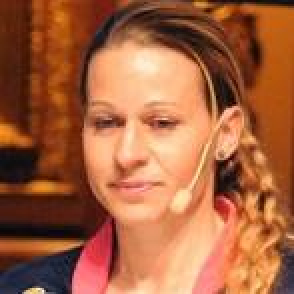
#> input picture model training/data/female/female_000005.jpg, 147 x 147 px (shown 2 times larger); its folder holds only this picture in this run
$ jupyter execute 'Image Croping.ipynb'   (shell and % lines are left out)
#> lines starting #> are read from the running program, lines starting #| are printed output that depends on the picture; after the words box and inside, x2 and y2 are one past the last pixel; in counts of white or black regions, pixels touching at a corner belong together
[cell 1]
import numpy as np
import cv2
import matplotlib.pyplot as plt

[cell 2]
from glob import glob

[cell 3]
femalepath = glob('./data/female/*.jpg')
malepath = glob('./data/male/*.jpg')

[cell 4]
len(femalepath), len(malepath)

[cell 5]
path = femalepath[0]
img = cv2.imread(path)
#> img is the input picture: shape (147, 147, 3); mean B, G, R 62.5, 97.4, 165.3

[cell 6]
plt.imshow(img)
plt.show()

[cell 7]
gray = cv2.cvtColor(img,cv2.COLOR_BGR2GRAY)
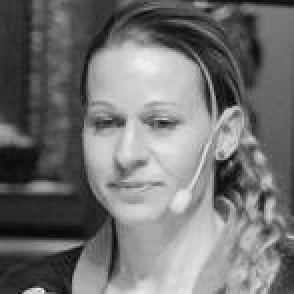
#> gray: shape (147, 147) (shown 2 times larger); min 7, max 244, mean 113.7
gray.shape
#> Out = (147, 147)

[cell 8]
plt.imshow(gray,cmap='gray')

[cell 9]
# load haar cascade classifier
haar = cv2.CascadeClassifier('./model/haarcascade_frontalface_default.xml')

[cell 10]
faces = haar.detectMultiScale(gray,1.5,5)
#> faces = [[29, 30, 81, 81]]
print(faces)
#| [[29 30 81 81]]

[cell 11]
for x,y,w,h in faces:
    cv2.rectangle(img,(x,y),(x+w,y+h),(0,255,0),2)
#> this loop made 1 pass
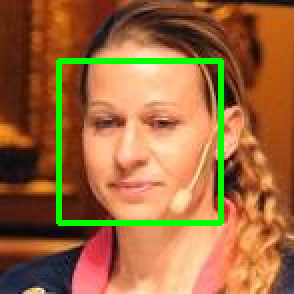
#> img: shape (147, 147, 3) (shown 2 times larger); 4.48% of pixels changed, all inside (x1, y1, x2, y2) = (28, 29, 112, 113)
plt.imshow(img)

[cell 12]
crop_img = img[y:y+h,x:x+h]
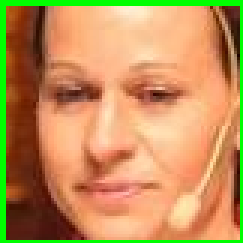
#> crop_img: shape (81, 81, 3) (shown 3 times larger); mean B, G, R 89.4, 145.5, 192.6

[cell 13]
plt.imshow(crop_img)

[cell 14]
cv2.imwrite('f_01.png',crop_img)
#> Out = True

[cell 15]
def extract_images(path,gender,i):
#> called with path = './data/female/female_000005.jpg', gender = 'female', i = 1
    img = cv2.imread(path)
    gray = cv2.cvtColor(img,cv2.COLOR_BGR2GRAY)
    faces = haar.detectMultiScale(gray,1.5,5)
#> faces = [[29, 30, 81, 81]]
    for x,y,w,h in faces:
        roi = img[y:y+h,x:x+w]
        if gender == 'male':
            cv2.imwrite('./data/crop/male_crop/{}_{}.png'.format(gender,i),roi)
        else:
            cv2.imwrite('./data/crop/female_crop/{}_{}.png'.format(gender,i),roi)
#> this loop made 1 pass
#> pass 1, in extract_images, `roi = img[y:y+h,x:x+w]`:
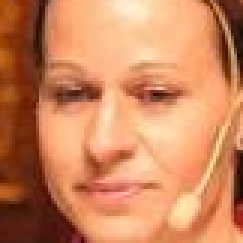
#> roi: shape (81, 81, 3) (shown 3 times larger); mean B, G, R 93.7, 134, 204.6

[cell 16]
extract_images(femalepath[0],'female',1)

[cell 17]
for i,path in enumerate(femalepath):
    try:
        extract_images(path,'female',i)
#> the loop in extract_images (call 2), `for x,y,w,h in faces:` made 1 pass

$ run again, on model training/data/female/female_000376.jpg
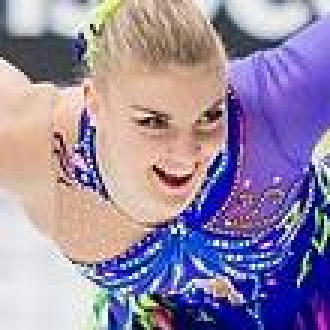
#> input picture model training/data/female/female_000376.jpg, 110 x 110 px (shown 3 times larger)
#> img is the input picture: shape (110, 110, 3); mean B, G, R 165.4, 136.1, 151
#> `gray = cv2.cvtColor(img,cv2.COLOR_BGR2GRAY)`:
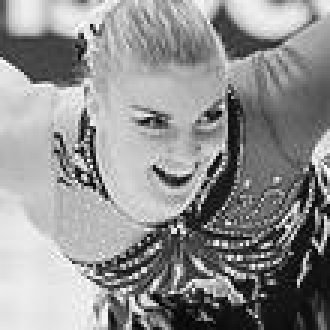
#> gray: shape (110, 110) (shown 3 times larger); min 1, max 254, mean 143.9
#> `faces = haar.detectMultiScale(gray,1.5,5)`: faces = [[32, 20, 54, 54]]
#| [[32 20 54 54]]
#> the loop `for x,y,w,h in faces:` made 1 pass
#> `cv2.imwrite('f_01.png',crop_img)`: Out = True
#> in extract_images, `faces = haar.detectMultiScale(gray,1.5,5)`: faces = [[32, 20, 54, 54]]
#> the loop in extract_images, `for x,y,w,h in faces:` made 1 pass
#> pass 1, in extract_images, `roi = img[y:y+h,x:x+w]`:
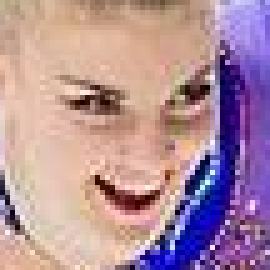
#> roi: shape (54, 54, 3) (shown 5 times larger); mean B, G, R 154.7, 142.6, 177.1
#> the loop in extract_images (call 2), `for x,y,w,h in faces:` made 1 pass

$ run again, on model training/data/female/female_000507.jpg
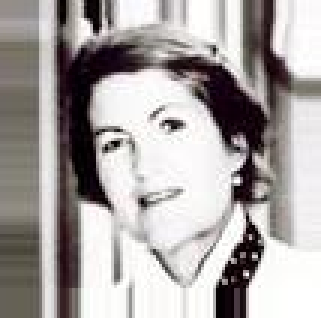
#> input picture model training/data/female/female_000507.jpg, 107 x 106 px (shown 3 times larger)
#> img is the input picture: shape (106, 107, 3); mean B, G, R 163.9, 165, 169.9
#> `faces = haar.detectMultiScale(gray,1.5,5)`: faces = [[22, 24, 54, 54]]
#| [[22 24 54 54]]
#> the loop `for x,y,w,h in faces:` made 1 pass
#> after the loop `for x,y,w,h in faces:`:
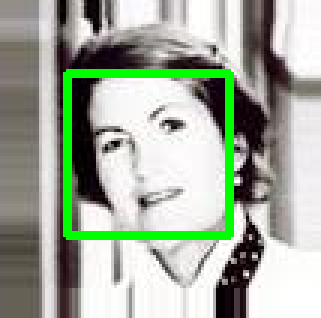
#> img: shape (106, 107, 3) (shown 3 times larger); 5.68% of pixels changed, all inside (x1, y1, x2, y2) = (21, 23, 78, 80)
#> `cv2.imwrite('f_01.png',crop_img)`: Out = True
#> in extract_images, `faces = haar.detectMultiScale(gray,1.5,5)`: faces = [[22, 24, 54, 54]]
#> the loop in extract_images, `for x,y,w,h in faces:` made 1 pass
#> pass 1, in extract_images, `roi = img[y:y+h,x:x+w]`:
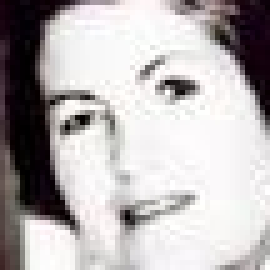
#> roi: shape (54, 54, 3) (shown 5 times larger); mean B, G, R 179.9, 179.3, 183.6
#> the loop in extract_images (call 2), `for x,y,w,h in faces:` made 1 pass
